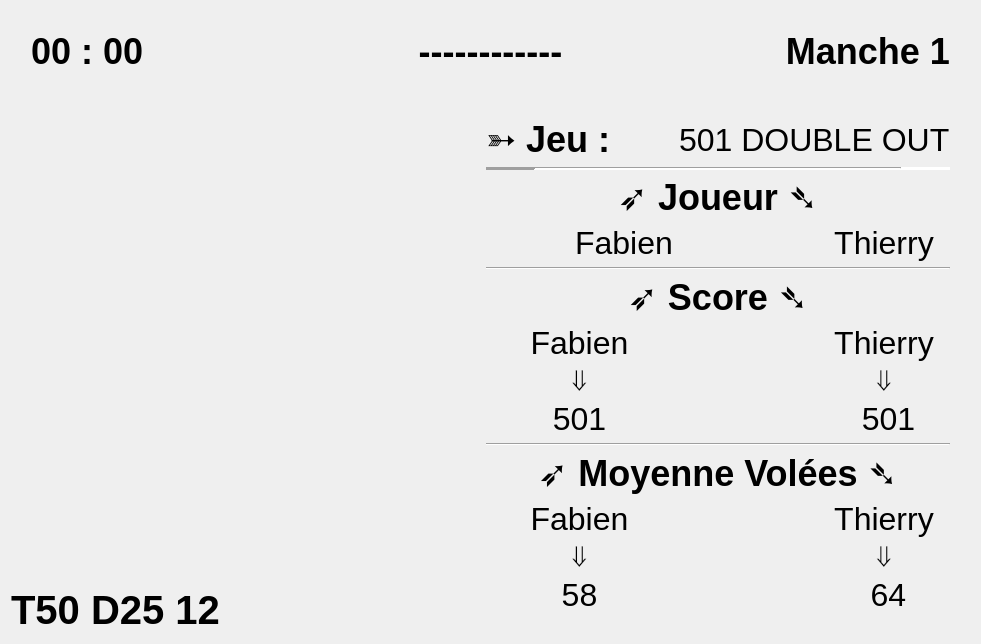
     <widget class="QWidget" name="ecranTournois">
      <layout class="QVBoxLayout" name="verticalLayout_6">
       <item>
        <layout class="QVBoxLayout" name="verticalLayout">
         <item>
          <widget class="QWidget" name="horizontalWidget" native="true">
           <property name="sizePolicy">
            <sizepolicy hsizetype="Preferred" vsizetype="Fixed">
             <horstretch>0</horstretch>
             <verstretch>0</verstretch>
            </sizepolicy>
           </property>
           <property name="minimumSize">
            <size>
             <width>244</width>
             <height>70</height>
            </size>
           </property>
           <layout class="QHBoxLayout" name="horizontalLayout_3">
            <property name="leftMargin">
             <number>20</number>
            </property>
            <property name="topMargin">
             <number>20</number>
            </property>
            <property name="rightMargin">
             <number>20</number>
            </property>
            <property name="bottomMargin">
             <number>20</number>
            </property>
            <item>
             <widget class="QLabel" name="tournoisChrono">
              <property name="sizePolicy">
               <sizepolicy hsizetype="Preferred" vsizetype="Maximum">
                <horstretch>0</horstretch>
                <verstretch>0</verstretch>
               </sizepolicy>
              </property>
              <property name="font">
               <font>
                <pointsize>27</pointsize>
                <weight>75</weight>
                <bold>true</bold>
               </font>
              </property>
              <property name="text">
               <string>00 : 00</string>
              </property>
             </widget>
            </item>
            <item>
             <widget class="QLabel" name="tournoisNom">
              <property name="sizePolicy">
               <sizepolicy hsizetype="Preferred" vsizetype="Maximum">
                <horstretch>0</horstretch>
                <verstretch>0</verstretch>
               </sizepolicy>
              </property>
              <property name="font">
               <font>
                <pointsize>27</pointsize>
                <weight>75</weight>
                <bold>true</bold>
               </font>
              </property>
              <property name="text">
               <string>------------</string>
              </property>
              <property name="alignment">
               <set>Qt::AlignCenter</set>
              </property>
             </widget>
            </item>
            <item>
             <widget class="QLabel" name="tournoisManche">
              <property name="sizePolicy">
               <sizepolicy hsizetype="Preferred" vsizetype="Maximum">
                <horstretch>0</horstretch>
                <verstretch>0</verstretch>
               </sizepolicy>
              </property>
              <property name="font">
               <font>
                <pointsize>27</pointsize>
                <weight>75</weight>
                <bold>true</bold>
               </font>
              </property>
              <property name="text">
               <string>Manche 1</string>
              </property>
              <property name="alignment">
               <set>Qt::AlignRight|Qt::AlignTrailing|Qt::AlignVCenter</set>
              </property>
             </widget>
            </item>
           </layout>
          </widget>
         </item>
         <item>
          <layout class="QHBoxLayout" name="horizontalLayout_6">
           <item>
            <layout class="QVBoxLayout" name="verticalLayoutTournois">
             <item>
              <widget class="QLabel" name="ImpactCibleTournois">
               <property name="maximumSize">
                <size>
                 <width>1200</width>
                 <height>1200</height>
                </size>
               </property>
               <property name="text">
                <string/>
               </property>
               <property name="pixmap">
                <pixmap resource="ressources.qrc">:/ressources/cible.png</pixmap>
               </property>
               <property name="scaledContents">
                <bool>true</bool>
               </property>
              </widget>
             </item>
             <item>
              <spacer name="verticalSpacer">
               <property name="orientation">
                <enum>Qt::Vertical</enum>
               </property>
               <property name="sizeHint" stdset="0">
                <size>
                 <width>20</width>
                 <height>40</height>
                </size>
               </property>
              </spacer>
             </item>
             <item>
              <widget class="QLabel" name="statutImpactTournois">
               <property name="sizePolicy">
                <sizepolicy hsizetype="Preferred" vsizetype="Fixed">
                 <horstretch>0</horstretch>
                 <verstretch>0</verstretch>
                </sizepolicy>
               </property>
               <property name="font">
                <font>
                 <pointsize>30</pointsize>
                 <weight>75</weight>
                 <bold>true</bold>
                </font>
               </property>
               <property name="text">
                <string>T50 D25 12</string>
               </property>
               <property name="alignment">
                <set>Qt::AlignCenter</set>
               </property>
              </widget>
             </item>
            </layout>
           </item>
           <item>
            <spacer name="horizontalSpacer_6">
             <property name="orientation">
              <enum>Qt::Horizontal</enum>
             </property>
             <property name="sizeType">
              <enum>QSizePolicy::Fixed</enum>
             </property>
             <property name="sizeHint" stdset="0">
              <size>
               <width>240</width>
               <height>20</height>
              </size>
             </property>
            </spacer>
           </item>
           <item>
            <widget class="QWidget" name="gridWidgetTournois" native="true">
             <property name="sizePolicy">
              <sizepolicy hsizetype="Expanding" vsizetype="Expanding">
               <horstretch>0</horstretch>
               <verstretch>0</verstretch>
              </sizepolicy>
             </property>
             <layout class="QGridLayout" name="gridLayoutJoueur1">
              <property name="leftMargin">
               <number>20</number>
              </property>
              <property name="topMargin">
               <number>20</number>
              </property>
              <property name="rightMargin">
               <number>20</number>
              </property>
              <property name="bottomMargin">
               <number>20</number>
              </property>
              <item row="8" column="0" colspan="3">
               <widget class="QLabel" name="labelMoyenneTournois">
                <property name="sizePolicy">
                 <sizepolicy hsizetype="Preferred" vsizetype="Fixed">
                  <horstretch>0</horstretch>
                  <verstretch>0</verstretch>
                 </sizepolicy>
                </property>
                <property name="font">
                 <font>
                  <pointsize>27</pointsize>
                  <weight>75</weight>
                  <bold>true</bold>
                 </font>
                </property>
                <property name="text">
                 <string>➶ Moyenne Volées ➴</string>
                </property>
                <property name="alignment">
                 <set>Qt::AlignCenter</set>
                </property>
               </widget>
              </item>
              <item row="4" column="0" colspan="3">
               <widget class="Line" name="lineSeparateurTournoisScore">
                <property name="orientation">
                 <enum>Qt::Horizontal</enum>
                </property>
               </widget>
              </item>
              <item row="1" column="0" colspan="3">
               <widget class="Line" name="lineSeparateurTournoisNom">
                <property name="lineWidth">
                 <number>50</number>
                </property>
                <property name="orientation">
                 <enum>Qt::Horizontal</enum>
                </property>
               </widget>
              </item>
              <item row="5" column="0" colspan="3">
               <widget class="QLabel" name="labelScoreTournois">
                <property name="sizePolicy">
                 <sizepolicy hsizetype="Preferred" vsizetype="Fixed">
                  <horstretch>0</horstretch>
                  <verstretch>0</verstretch>
                 </sizepolicy>
                </property>
                <property name="font">
                 <font>
                  <pointsize>27</pointsize>
                  <weight>75</weight>
                  <bold>true</bold>
                 </font>
                </property>
                <property name="text">
                 <string>➶ Score ➴</string>
                </property>
                <property name="alignment">
                 <set>Qt::AlignCenter</set>
                </property>
               </widget>
              </item>
              <item row="3" column="0">
               <widget class="QLabel" name="nomJoueurTournois1">
                <property name="sizePolicy">
                 <sizepolicy hsizetype="Preferred" vsizetype="Fixed">
                  <horstretch>0</horstretch>
                  <verstretch>0</verstretch>
                 </sizepolicy>
                </property>
                <property name="maximumSize">
                 <size>
                  <width>16777215</width>
                  <height>100</height>
                 </size>
                </property>
                <property name="font">
                 <font>
                  <pointsize>24</pointsize>
                  <weight>50</weight>
                  <bold>false</bold>
                 </font>
                </property>
                <property name="text">
                 <string>          Fabien</string>
                </property>
                <property name="alignment">
                 <set>Qt::AlignCenter</set>
                </property>
               </widget>
              </item>
              <item row="0" column="0">
               <widget class="QLabel" name="labelModeDeJeuTournois">
                <property name="sizePolicy">
                 <sizepolicy hsizetype="Preferred" vsizetype="Fixed">
                  <horstretch>0</horstretch>
                  <verstretch>0</verstretch>
                 </sizepolicy>
                </property>
                <property name="font">
                 <font>
                  <pointsize>27</pointsize>
                  <weight>75</weight>
                  <bold>true</bold>
                 </font>
                </property>
                <property name="text">
                 <string>➳ Jeu :</string>
                </property>
               </widget>
              </item>
              <item row="0" column="1" colspan="2">
               <widget class="QLabel" name="modeDeJeuTournois">
                <property name="font">
                 <font>
                  <pointsize>24</pointsize>
                 </font>
                </property>
                <property name="text">
                 <string>501 DOUBLE OUT</string>
                </property>
               </widget>
              </item>
              <item row="6" column="0">
               <widget class="QLabel" name="scoreJoueurTournois1">
                <property name="maximumSize">
                 <size>
                  <width>16777215</width>
                  <height>150</height>
                 </size>
                </property>
                <property name="font">
                 <font>
                  <pointsize>24</pointsize>
                 </font>
                </property>
                <property name="text">
                 <string>Fabien
⇓
501</string>
                </property>
                <property name="alignment">
                 <set>Qt::AlignCenter</set>
                </property>
               </widget>
              </item>
              <item row="2" column="0" colspan="3">
               <widget class="QLabel" name="labelJoueurTournois">
                <property name="sizePolicy">
                 <sizepolicy hsizetype="Expanding" vsizetype="Fixed">
                  <horstretch>0</horstretch>
                  <verstretch>0</verstretch>
                 </sizepolicy>
                </property>
                <property name="font">
                 <font>
                  <pointsize>27</pointsize>
                  <weight>75</weight>
                  <bold>true</bold>
                 </font>
                </property>
                <property name="text">
                 <string>➶ Joueur ➴</string>
                </property>
                <property name="alignment">
                 <set>Qt::AlignCenter</set>
                </property>
               </widget>
              </item>
              <item row="3" column="2">
               <widget class="QLabel" name="nomJoueurTournois2">
                <property name="sizePolicy">
                 <sizepolicy hsizetype="Preferred" vsizetype="Fixed">
                  <horstretch>0</horstretch>
                  <verstretch>0</verstretch>
                 </sizepolicy>
                </property>
                <property name="maximumSize">
                 <size>
                  <width>16777215</width>
                  <height>100</height>
                 </size>
                </property>
                <property name="font">
                 <font>
                  <pointsize>24</pointsize>
                  <weight>50</weight>
                  <bold>false</bold>
                 </font>
                </property>
                <property name="text">
                 <string>Thierry</string>
                </property>
                <property name="alignment">
                 <set>Qt::AlignCenter</set>
                </property>
               </widget>
              </item>
              <item row="6" column="2">
               <widget class="QLabel" name="scoreJoueurTournois2">
                <property name="maximumSize">
                 <size>
                  <width>16777215</width>
                  <height>150</height>
                 </size>
                </property>
                <property name="font">
                 <font>
                  <pointsize>24</pointsize>
                 </font>
                </property>
                <property name="text">
                 <string>Thierry
⇓
 501</string>
                </property>
                <property name="alignment">
                 <set>Qt::AlignCenter</set>
                </property>
               </widget>
              </item>
              <item row="7" column="0" colspan="3">
               <widget class="Line" name="lineSeparateurTournoisMoyenne">
                <property name="orientation">
                 <enum>Qt::Horizontal</enum>
                </property>
               </widget>
              </item>
              <item row="9" column="0">
               <widget class="QLabel" name="moyenneJoueurTournois1">
                <property name="maximumSize">
                 <size>
                  <width>16777215</width>
                  <height>150</height>
                 </size>
                </property>
                <property name="font">
                 <font>
                  <pointsize>24</pointsize>
                 </font>
                </property>
                <property name="text">
                 <string>Fabien
⇓
58</string>
                </property>
                <property name="alignment">
                 <set>Qt::AlignCenter</set>
                </property>
               </widget>
              </item>
              <item row="9" column="2">
               <widget class="QLabel" name="moyenneJoueurTournois2">
                <property name="maximumSize">
                 <size>
                  <width>16777215</width>
                  <height>150</height>
                 </size>
                </property>
                <property name="font">
                 <font>
                  <pointsize>24</pointsize>
                 </font>
                </property>
                <property name="text">
                 <string>Thierry
⇓
 64</string>
                </property>
                <property name="alignment">
                 <set>Qt::AlignCenter</set>
                </property>
               </widget>
              </item>
             </layout>
            </widget>
           </item>
          </layout>
         </item>
        </layout>
       </item>
      </layout>
     </widget>
